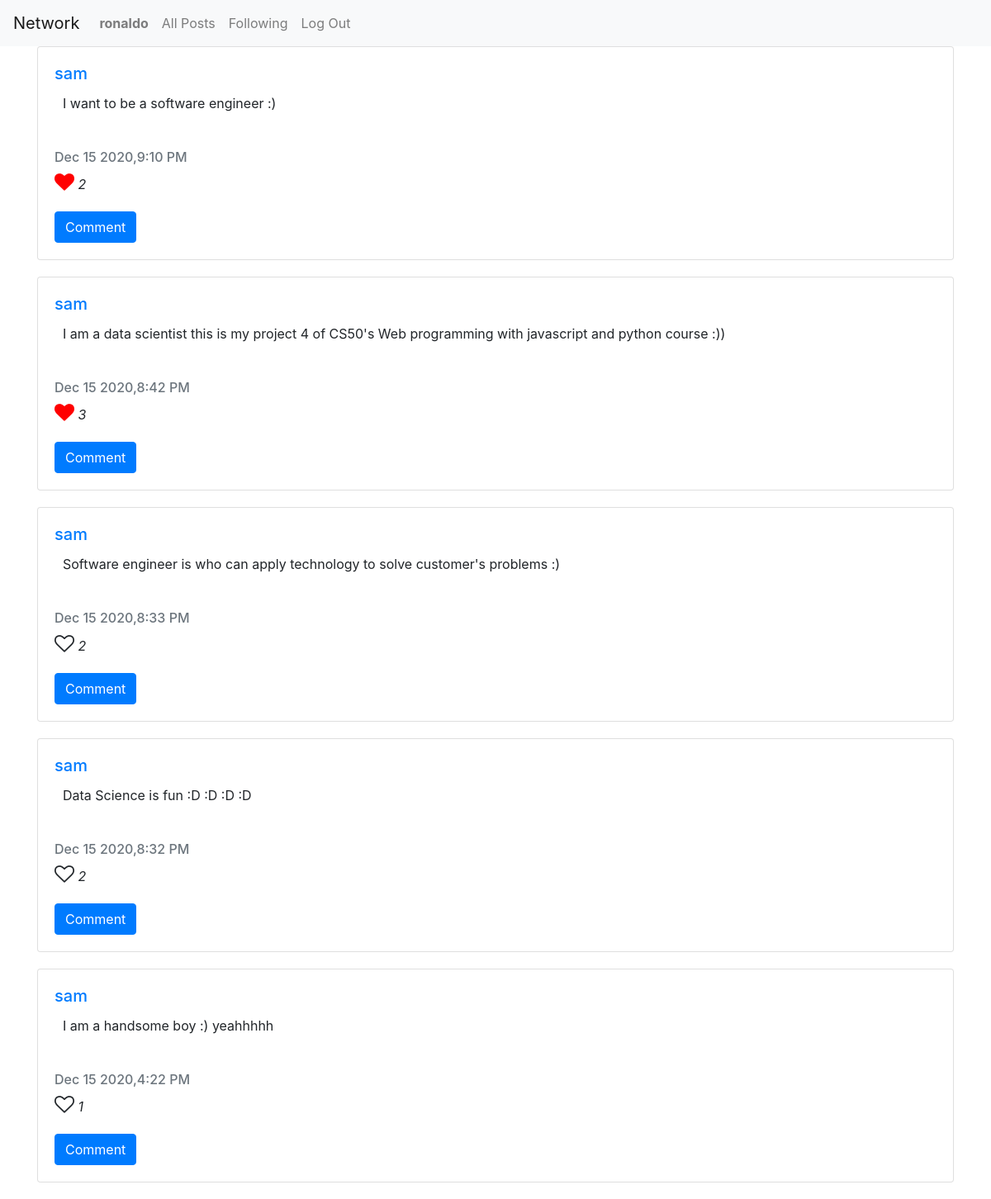
The app's page /following/sam (signed in) with its own data.
### network/models.py (models this page shows, shortened)
class Post(models.Model):
    description = models.CharField(max_length = 2048, blank = False, default = 'What are you thinking?')
    date_posted = models.DateTimeField(default=timezone.now)
    user = models.ForeignKey(User, on_delete=models.CASCADE, related_name='posts', default="")
    def format_time(self):
        return self.date_posted.strftime("%b %-d %Y,%-I:%M %p")

### network/views.py (the view)
# urls.py: path("following/<str:username>", views.FollowingListView.as_view(), name="following"),
class FollowingListView(LoginRequiredMixin, ListView):
    model = Post
    template_name = 'network/following.html'
    context_object_name = 'posts'
    ordering = ['-date_posted']
    paginate_by = 10
    def get_context_data(self, **kwargs):
        context = super(FollowingListView, self).get_context_data(**kwargs)
        liked_posts = self.request.user.likes.all()
        liked_posts = [liked_post.post for liked_post in liked_posts]
        context['liked_posts'] = liked_posts
        return context
    def get_queryset(self):
        following_users = self.request.user.following.all()
        id_users =[following.following_user.id for following in following_users]
        print('id: ' , id_users)
        return Post.objects.filter(user__in=id_users).order_by('-date_posted')

### network/models.py (called while the page is built)
    def get_absolute_url(self):
        return f"/users/{self.slug}"

### network/templates/network/following.html (shortened to what this page needs)
{% extends "network/layout.html" %} {% block body %}
<div class="container">
    <div class="content" id="content_card">
        {% for post in posts %}
        <div class='card'>
            <div class='card-body'>
                <div class='card-title'>
                    <h5><a href='{{ post.user.profile.get_absolute_url }}'>{{ post.user.username }}</a></h5>
                </div>
                <div class='description' id='d_{{post.id}}'>
                    <p class='card-text' id='content_{{post.id}}'>{{ post.description }}</p>
                </div>
                <div class='card-subtitle mb-2 text-muted'>
                    <h6>{{ post.format_time }}</h6>
                </div>
                {% if post in liked_posts %}
                <div class='like'>
                    <p>
                        <i onclick="like({{post.id}})" id='like_button{{post.id}}' class='fa fa-heart'>
                        </i>
                        <i id='numOfLike{{post.id}}'> {{ post.likes.count }}</i>
                    </p>
                </div>
                {% else %}
                <div class='like'>
                    <p>
                        <i onclick="like({{post.id}})" id='like_button{{post.id}}' class='fa fa-heart-o'>
                        </i>
                        <i id='numOfLike{{post.id}}'>{{ post.likes.count }}</i>
                    </p>
                </div>
                {% endif %}
                <div class='button-group' id='btn-gr-{{post.id}}'>
                     {% if request.user.is_authenticated %}
                    <div class='comment'>
                        <button onclick="list_comments({{post.id}})" class='btn btn-primary mr-3'>Comment</button>
                    </div>
                    {% endif %}
                </div>
            </div>
        </div>
        {% endfor %}
    </div>
</div>
{% endblock %}

### network/templates/network/layout.html (shortened to what this page needs)
{% load static %}
<!DOCTYPE html>
<html lang="en">
<head>
    <link rel="stylesheet" href="https://stackpath.bootstrapcdn.com/bootstrap/4.4.1/css/bootstrap.min.css">
    <link rel="stylesheet" href="https://cdnjs.cloudflare.com/ajax/libs/font-awesome/4.7.0/css/font-awesome.min.css">
    <link href="{% static 'network/styles.css' %}?version = 1.1" rel="stylesheet">
</head>
<body>
    <nav class="navbar navbar-expand-lg navbar-light bg-light">
        <a class="navbar-brand" href="{% url 'index' %}">Network</a>
        <div>
            <ul class="navbar-nav mr-auto">
                {% if user.is_authenticated %}
                <li class="nav-item">
                    <a class="nav-link" href="{{ user.profile.get_absolute_url }}"><strong>{{ user.username }}</strong></a>
                </li>
                {% endif %}
                <li class="nav-item">
                    <a id='allpost' class="nav-link" href="{% url 'index' %}">All Posts</a>
                </li>
                {% if user.is_authenticated %}
                <li class="nav-item">
                    <a id='following' class="nav-link" href="{% url 'following' request.user.username %}">Following</a>
                </li>
                <li class="nav-item">
                    <a class="nav-link" href="{% url 'logout' %}">Log Out</a>
                </li>
                {% endif %}
            </ul>
        </div>
    </nav>
    <div class="body">
        {% block body %} {% endblock %}
    </div>
</body>
</html>

### network/static/network/styles.css (style rules this page uses)
.card { margin-bottom: 20px !important; }
.card-text { margin: 10px; }
.description { margin-bottom: 50px; margin-top: 10px; }
.btn { margin-top: 5px; }
.fa-heart-o { cursor: pointer; font-size: 24px; }
.fa-heart { color: red; cursor: pointer; font-size: 24px; }

### records on screen
Post: user.username "sam", description "I want to be a software engineer :)", format_time "Dec 15 2020,9:10 PM", likes.count "2"
Post: user.username "sam", description "I am a data scientist this is my project 4 of CS50's Web programming with javascript and python course :))", format_time "Dec 15 2020,8:42 PM", likes.count "3"
Post: user.username "sam", description "Software engineer is who can apply technology to solve customer's problems :)", format_time "Dec 15 2020,8:33 PM", likes.count "2"
Post: user.username "sam", description "Data Science is fun :D :D :D :D", format_time "Dec 15 2020,8:32 PM", likes.count "2"
Post: user.username "sam", description "I am a handsome boy :) yeahhhhh", format_time "Dec 15 2020,4:22 PM", likes.count "1"

### other values on screen
{{ user.username }} "ronaldo"
